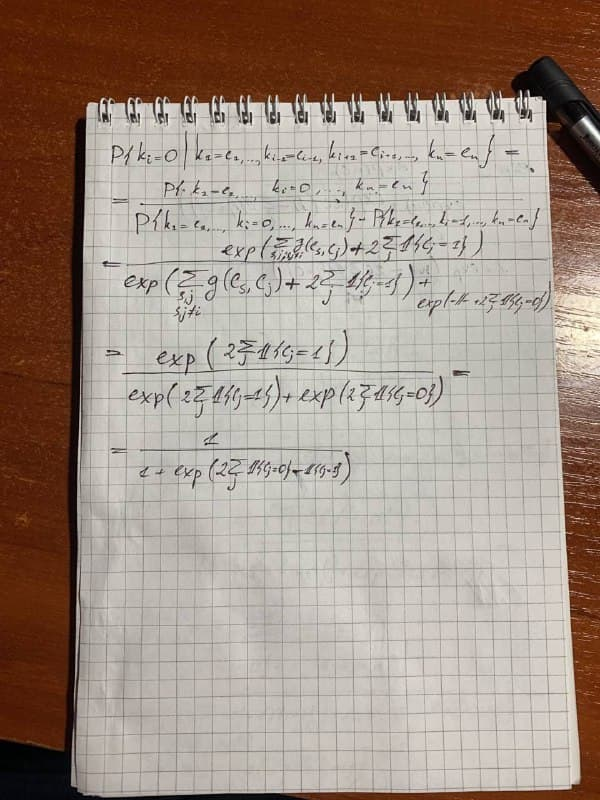
#> input picture img/img36.jpg, 600 x 800 px, found by its file name
$ python hough.py
#> lines starting #> are read from the running program, lines starting #| are printed output that depends on the picture; after the words box and inside, x2 and y2 are one past the last pixel; in counts of white or black regions, pixels touching at a corner belong together
import numpy as np
from numpy.core.fromnumeric import resize

from skimage.io import imread
from skimage.transform import hough_line, hough_line_peaks
from skimage.feature import canny
from skimage.draw import line
from skimage.draw import circle
from skimage import data
from skimage.filters import gaussian,threshold_niblack,threshold_sauvola,threshold_otsu
import matplotlib.pyplot as plt
from matplotlib import cm
from skimage.color import rgb2gray
from skimage import img_as_ubyte
from skimage.morphology import skeletonize
from skimage.io import imsave
from matplotlib import image
from matplotlib import pyplot as plt
from skimage.filters import unsharp_mask
from skimage.filters.rank import equalize
from skimage.morphology import disk
from skimage.filters import median, threshold_otsu

working_image = imread("/home/pavel/PaperRectification/img/img36.jpg")
#> working_image is the input picture: shape (800, 600, 3); mean R, G, B 160.5, 143.8, 132.2

canvas = image.imread('/home/pavel/PaperRectification/img/img36.jpg')

height = working_image.shape[0]
#> height = 800
width = working_image.shape[1]
#> width = 600

gray_image = rgb2gray(working_image)
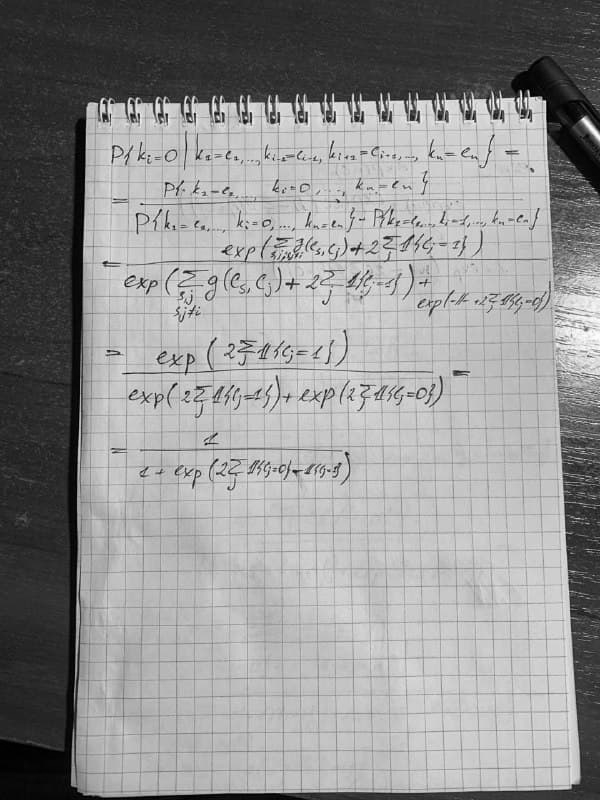
#> gray_image: shape (800, 600) float64; min 0, max 0.999, mean 0.575
thresh = threshold_niblack(gray_image)
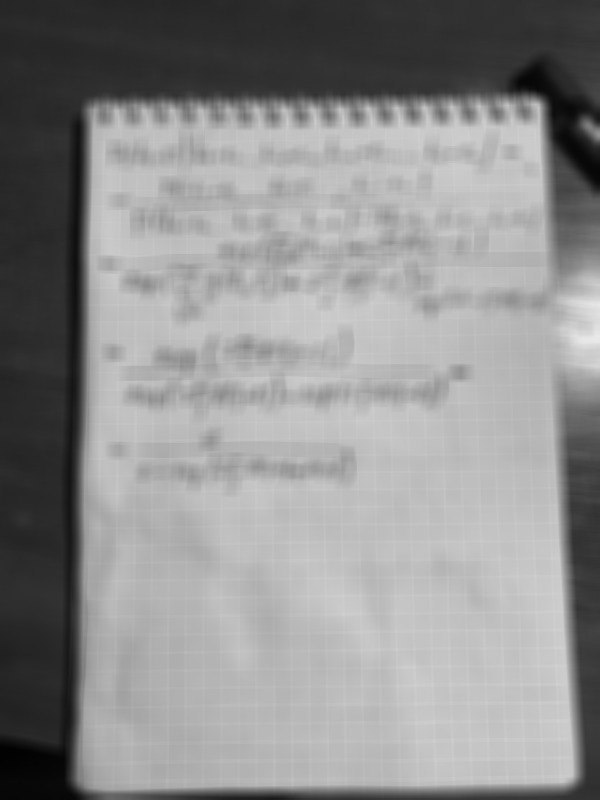
#> thresh: shape (800, 600) float64; min 0.00775, max 0.918, mean 0.561
binary = np.invert(gray_image > thresh)
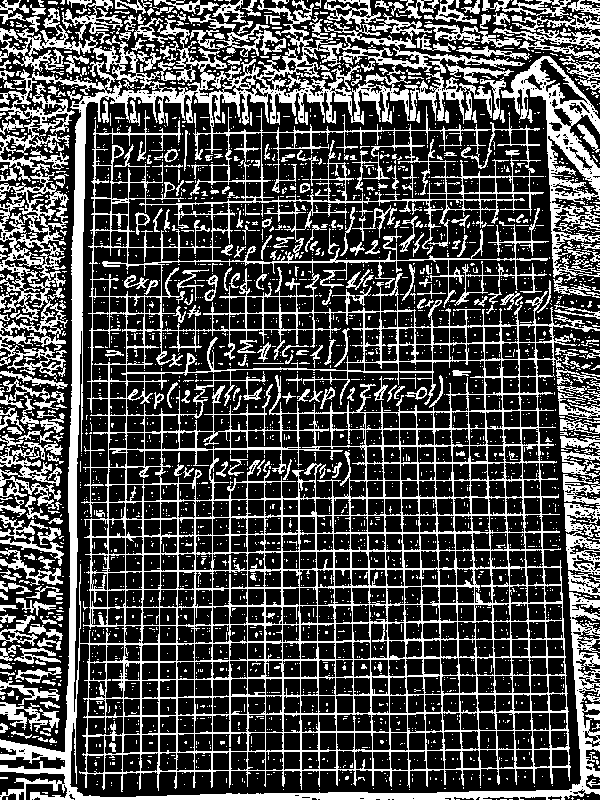
#> binary: shape (800, 600) bool; 30% white; 3143 white regions (2819 under 20 px), largest, box (x1, y1, x2, y2) and area: (0, 0, 600, 800) 88445, (501, 56, 600, 278) 5903, (0, 171, 69, 351) 4532
binary = img_as_ubyte(skeletonize(binary))
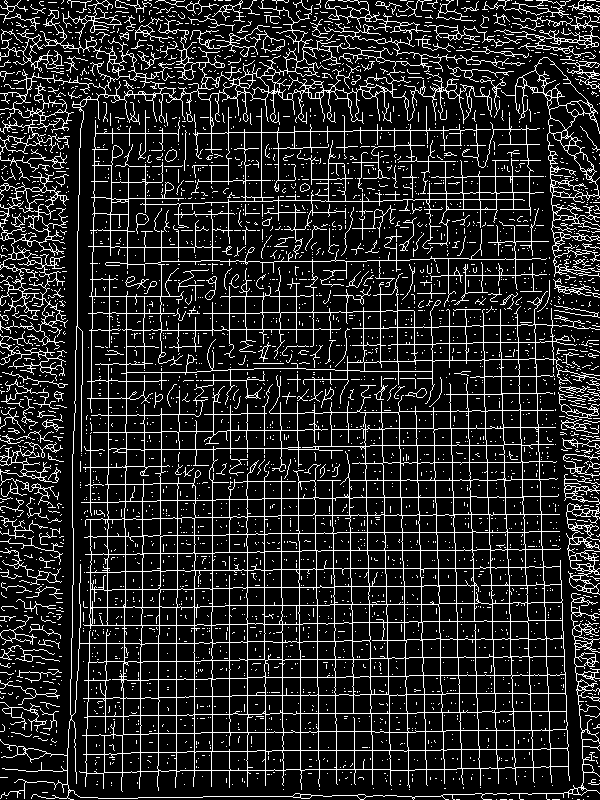
#> binary: shape (800, 600); 14.6% white in thin lines or dots

imsave("/home/pavel/PaperRectification/img/binary.jpg", binary)

tested_angles = np.linspace(-np.pi / 2, np.pi / 2, 360, endpoint=False)
h, theta, d = hough_line(binary, theta=tested_angles)
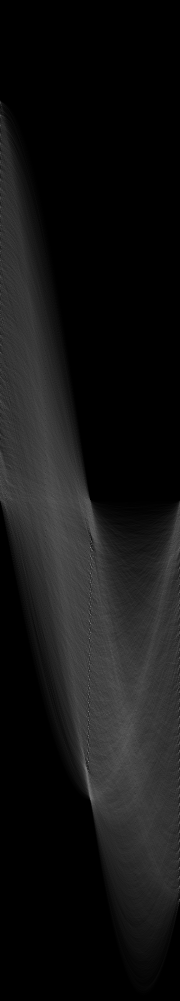
#> h: shape (2001, 360) uint64 (shown at 1/2 size); min 0, max 437, mean 35; drawn with min black and max white
#> theta = 360 values from -1.57 to 1.56; d = 2001 values from -1000 to 1000


horizontal_lines = []
vertical_lines = []
cross_vertical = []
cross_horizontal = []

for _, angle, dist in zip(*hough_line_peaks(h, theta, d)):

    a,b = np.cos(angle), np.sin(angle)
    x0, y0 = dist * np.array([a, b])
    pt1 = (x0 + (width)*(-b), y0 + (height)*(a))
    pt2 = (x0 - (width)*(-b), y0 - (height)*(a))

    degress = (angle * 180 / np.pi)
    #plt.axline((x0, y0), slope=np.tan(angle + np.pi/2), linewidth=0.3, color='r')
    if np.abs(degress) > 0 and np.abs(degress) < 45:
        plt.axline((x0, y0), slope=np.tan(angle + np.pi/2), linewidth=0.3, color='r')
        cross_vertical.append( np.array([np.cross((pt1[0], pt1[1], 1), (pt2[0], pt2[1], 1)), angle, dist],dtype=object))
    if np.abs(degress) > 70 and np.abs(degress) < 100:
        plt.axline((x0, y0), slope=np.tan(angle + np.pi/2), linewidth=0.3, color='b')
        cross_horizontal.append( np.array([np.cross((pt1[0], pt1[1], 1), (pt2[0], pt2[1], 1)), angle, dist],dtype=object))
#> this loop made 66 passes
#> (angle, dist, a, b, x0, y0, pt1, pt2) on passes 1 to 8: (-0.0349, 505, 0.999, -0.0349, 504.7, -17.62, (525.6, 781.9), (483.8, -817.1)), (-0.00873, 276, 1, -0.00873, 276, -2.41, (281.2, 797.6), (270.8, -802.4)), (0, 229, 1, 0, 229, 0, (229, 800), (229, -800)), (0, 247, 1, 0, 247, 0, (247, 800), (247, -800)), (-0.0349, 470, 0.999, -0.0349, 469.7, -16.4, (490.7, 783.1), (448.8, -815.9)), (0.00873, 129, 1, 0.00873, 129, 1.13, (123.8, 801.1), (134.2, -798.8)), (0.00873, 112, 1, 0.00873, 112, 0.977, (106.8, 800.9), (117.2, -799)), (-0.0349, 523, 0.999, -0.0349, 522.7, -18.25, (543.6, 781.3), (501.7, -817.8))
#> (a, b, x0, y0, degress) on passes 61 to 66: (0.0175, 1, 11.59, 663.9, 89), (0.999, -0.0523, 539.3, -28.26, -3), (6.12e-17, -1, -1.81e-14, 296, -90), (0.0175, 1, 4.08, 234, 89), (1, -0.0175, 568.9, -9.93, -1), (0.00873, 1, 4.07, 466, 89.5)
#> after the loop, cross_horizontal = 36 items; cross_vertical = 25 items

plt.imshow(canvas)
plt.savefig("/home/pavel/PaperRectification/img/all_lines.jpg", dpi = 1500)
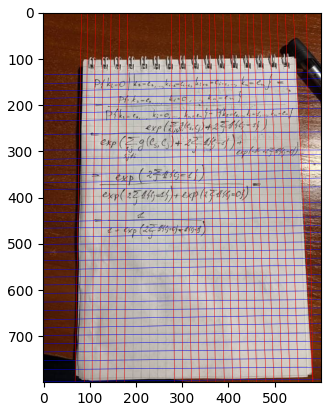
#> figure drawn by matplotlib, 1 panel

with open('/home/pavel/PaperRectification/npy/cross_vertical.npy', 'wb') as f:
            np.save(f,  cross_vertical)

with open('/home/pavel/PaperRectification/npy/cross_horizontal.npy', 'wb') as f:
            np.save(f, cross_horizontal)

$ run again, with img/img1.jpg copied over img/img36.jpg
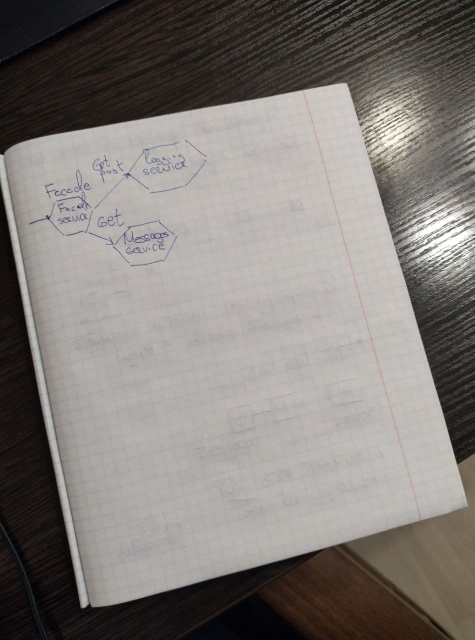
#> input picture img/img1.jpg, 949 x 1280 px, found by its file name (shown at 1/2 size)
#> working_image is the input picture: shape (1280, 949, 3); mean R, G, B 129.6, 124.5, 120.5
#> `binary = np.invert(gray_image > thresh)`:
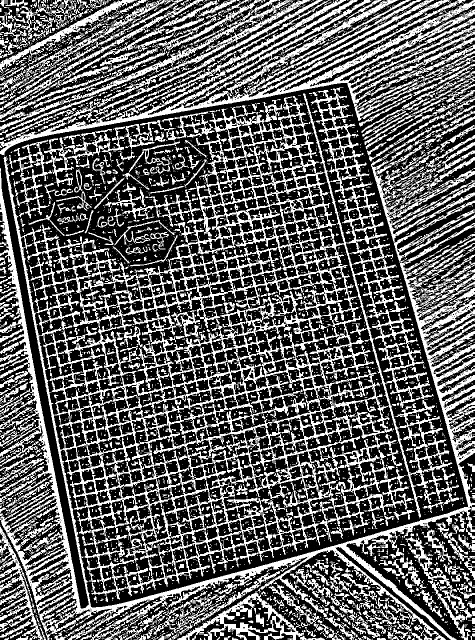
#> binary: shape (1280, 949) bool (shown at 1/2 size); 37.4% white; 5517 white regions (4750 under 20 px), largest, box (x1, y1, x2, y2) and area: (0, 175, 949, 1280) 252604, (0, 0, 949, 311) 50340, (25, 240, 352, 437) 6759
#> theta = 360 values from -1.57 to 1.56; d = 3189 values from -1594 to 1594
#> the loop `for _, angle, dist in zip(*hough_line_peaks(h, theta, d)): ` made 82 passes
#> (angle, dist, a, b, x0, y0, pt1, pt2) on passes 1 to 5: (-0.271, 534, 0.964, -0.267, 514.6, -142.7, (768.2, 1090.7), (261, -1376.2)), (-0.244, 356, 0.97, -0.242, 345.4, -86.12, (575, 1155.9), (115.8, -1328.1)), (-0.236, 295, 0.972, -0.233, 286.8, -68.87, (508.4, 1175.8), (65.31, -1313.5)), (-0.218, 170, 0.976, -0.216, 166, -36.79, (371.4, 1212.9), (-39.43, -1286.5)), (-0.192, -43, 0.982, -0.191, -42.21, 8.2, (138.9, 1264.7), (-223.3, -1248.3))
#> after the loop `for _, angle, dist in zip(*hough_line_peaks(h, theta, d)):`: cross_horizontal = 31 items; cross_vertical = 34 items
#> `plt.savefig("/home/pavel/PaperRectification/img/all_lines.jpg", dpi = ..`:
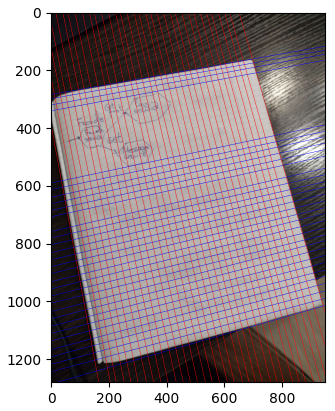
#> figure drawn by matplotlib, 1 panel

$ run again, with img/img11.jpg copied over img/img36.jpg
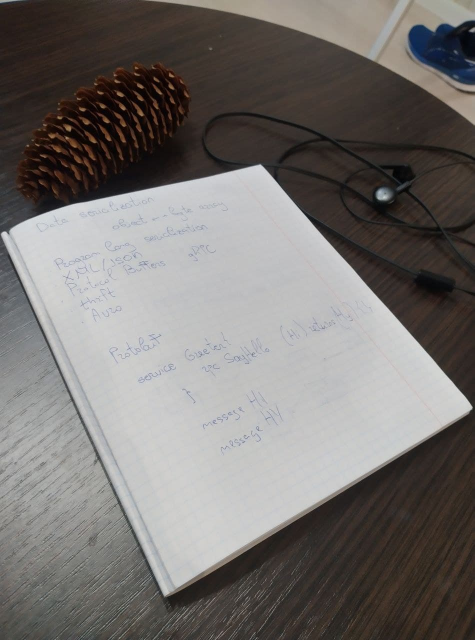
#> input picture img/img11.jpg, 949 x 1280 px, found by its file name (shown at 1/2 size)
#> working_image is the input picture: shape (1280, 949, 3); mean R, G, B 118.1, 114.3, 111.8
#> `binary = np.invert(gray_image > thresh)`:
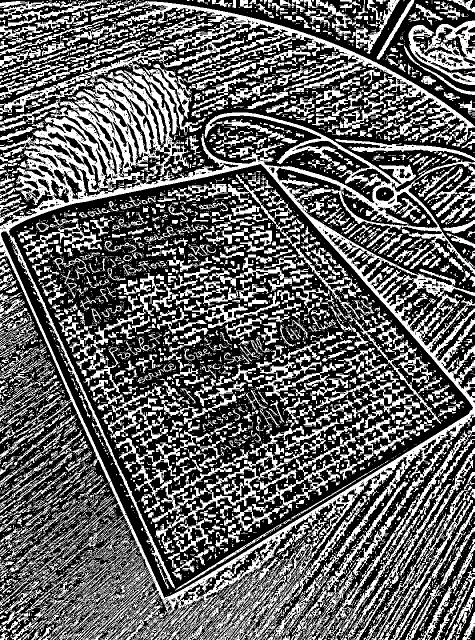
#> binary: shape (1280, 949) bool (shown at 1/2 size); 38.7% white; 6175 white regions (4897 under 20 px), largest, box (x1, y1, x2, y2) and area: (0, 140, 949, 1280) 133483, (233, 2, 949, 293) 20459, (312, 837, 680, 1108) 8314
#> theta = 360 values from -1.57 to 1.56; d = 3189 values from -1594 to 1594
#> the loop `for _, angle, dist in zip(*hough_line_peaks(h, theta, d)): ` made 355 passes
#> (angle, dist, a, b, x0, y0, pt1, pt2) on passes 1 to 3: (-0.428, -200, 0.91, -0.415, -182, 82.94, (211.6, 1247.7), (-575.5, -1081.8)), (1.02, 1200, 0.522, 0.853, 627, 1023.2, (-182.2, 1692), (1436.2, 354.4)), (-0.428, -173, 0.91, -0.415, -157.4, 71.74, (236.1, 1236.5), (-551, -1093))
#> after the loop `for _, angle, dist in zip(*hough_line_peaks(h, theta, d)):`: cross_horizontal = 33 items; cross_vertical = 195 items
#> `plt.savefig("/home/pavel/PaperRectification/img/all_lines.jpg", dpi = ..`:
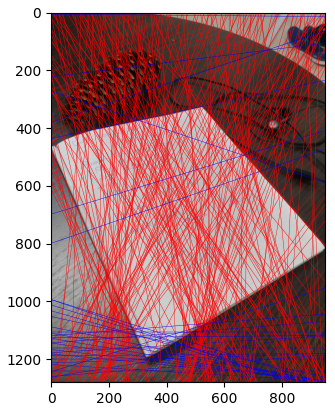
#> figure drawn by matplotlib, 1 panel

$ run again, with img/img12.jpg copied over img/img36.jpg
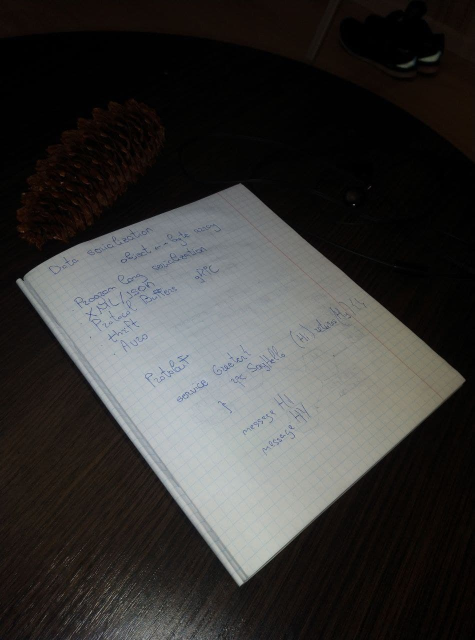
#> input picture img/img12.jpg, 949 x 1280 px, found by its file name (shown at 1/2 size)
#> working_image is the input picture: shape (1280, 949, 3); mean R, G, B 56.3, 55.1, 53.4
#> `binary = np.invert(gray_image > thresh)`:
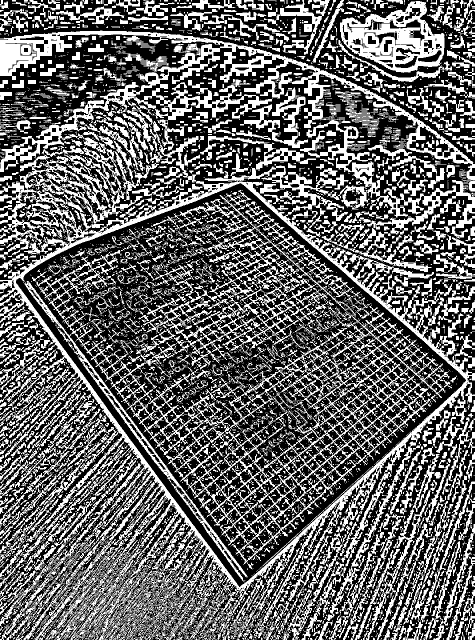
#> binary: shape (1280, 949) bool (shown at 1/2 size); 39.2% white; 7521 white regions (6271 under 20 px), largest, box (x1, y1, x2, y2) and area: (0, 61, 949, 1280) 153103, (48, 380, 904, 1165) 73638, (680, 2, 889, 146) 13612
#> theta = 360 values from -1.57 to 1.56; d = 3189 values from -1594 to 1594
#> the loop `for _, angle, dist in zip(*hough_line_peaks(h, theta, d)): ` made 303 passes
#> (angle, dist, a, b, x0, y0, pt1, pt2) on passes 1 to 3: (-0.646, -282, 0.799, -0.602, -225.2, 169.7, (345.9, 1192), (-796.3, -852.5)), (0.89, 1105, 0.629, 0.777, 695.4, 858.7, (-42.11, 1664.3), (1432.9, 53.22)), (-0.785, -57, 0.707, -0.707, -40.31, 40.31, (630.7, 945.4), (-711.3, -864.8))
#> after the loop `for _, angle, dist in zip(*hough_line_peaks(h, theta, d)):`: cross_horizontal = 22 items; cross_vertical = 156 items
#> `plt.savefig("/home/pavel/PaperRectification/img/all_lines.jpg", dpi = ..`:
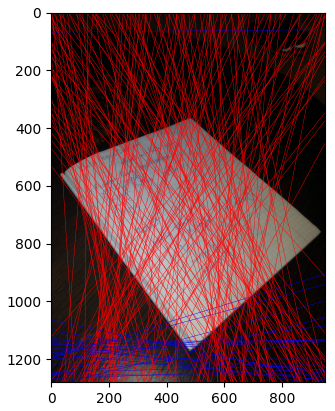
#> figure drawn by matplotlib, 1 panel
